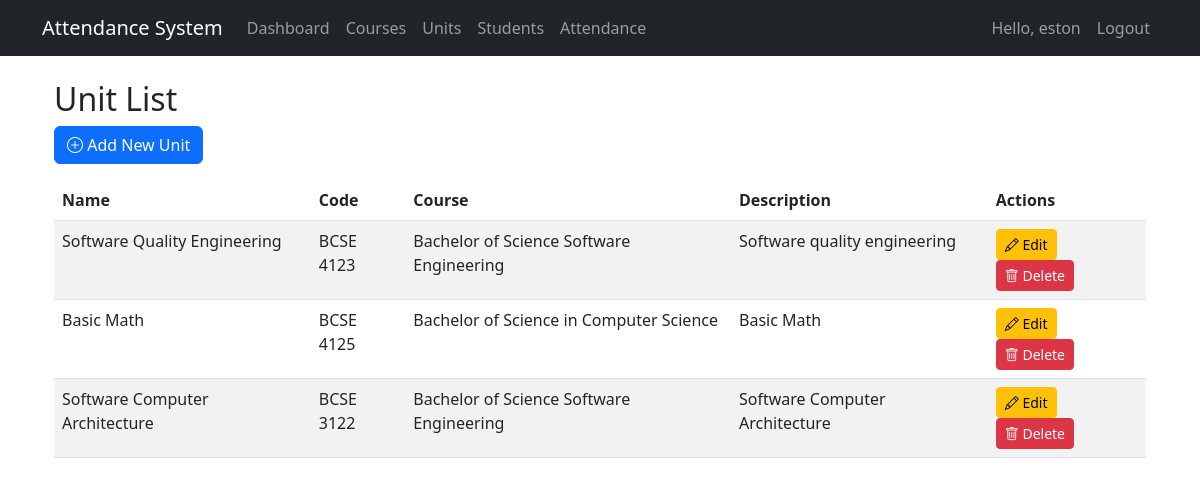
Screenshot of /attendance/admin/units/ (signed in) with the database file from the repository.
### attendance_app/models.py (models this page shows, shortened)
class Unit(models.Model):
    course = models.ForeignKey(Course, on_delete=models.CASCADE, related_name='units')
    name = models.CharField(max_length=100)
    code = models.CharField(max_length=20, unique=True)
    description = models.TextField(blank=True)

class Course(models.Model):
    name = models.CharField(max_length=100)
    code = models.CharField(max_length=20, unique=True)
    description = models.TextField(blank=True)
    created_at = models.DateTimeField(auto_now_add=True)

### attendance_app/views.py (the view)
# urls.py: path('admin/units/', views.unit_list, name='unit_list'),
@login_required
@user_passes_test(is_admin)
def unit_list(request):
    units = Unit.objects.all()
    return render(request, 'attendance_app/admin/unit_list.html', {'units': units})

### attendance_app/views.py (called while the page is built)
def is_admin(user):
    return user.is_superuser

### templates/attendance_app/admin/unit_list.html (shortened to what this page needs)
{% extends "attendance_app/base.html" %}
{% block content %}
<div class="container mt-4">
    <h2>Unit List</h2>
    <a href="{% url 'add_unit' %}" class="btn btn-primary mb-3">
        <i class="bi bi-plus-circle"></i> Add New Unit
    </a>
    <div class="table-responsive">
        <table class="table table-striped">
            <thead>
                <tr>
                    <th>Name</th>
                    <th>Code</th>
                    <th>Course</th>
                    <th>Description</th>
                    <th>Actions</th>
                </tr>
            </thead>
            <tbody>
                {% for unit in units %}
                <tr>
                    <td>{{ unit.name }}</td>
                    <td>{{ unit.code }}</td>
                    <td>{{ unit.course.name }}</td>
                    <td>{{ unit.description|truncatechars:50 }}</td>
                    <td>
                        <a href="{% url 'edit_unit' unit.id %}" class="btn btn-sm btn-warning">
                            <i class="bi bi-pencil"></i> Edit
                        </a>
                        <a href="{% url 'delete_unit' unit.id %}" class="btn btn-sm btn-danger"
                           onclick="return confirm('Are you sure you want to delete this unit?');">
                            <i class="bi bi-trash"></i> Delete
                        </a>
                    </td>
                </tr>
                {% empty %}
                <tr>
                    <td colspan="5" class="text-center">No units available</td>
                </tr>
                {% endfor %}
            </tbody>
        </table>
    </div>
</div>
{% endblock %}

### templates/attendance_app/base.html (shortened to what this page needs)
<!DOCTYPE html>
<html lang="en">
<head>
    <link href="https://cdn.jsdelivr.net/npm/bootstrap@5.3.0/dist/css/bootstrap.min.css" rel="stylesheet">
    <link rel="stylesheet" href="https://cdn.jsdelivr.net/npm/bootstrap-icons@1.10.0/font/bootstrap-icons.css">
<link rel="stylesheet" href="https://cdn.jsdelivr.net/npm/bootstrap-icons@1.10.0/font/bootstrap-icons.css">
</head>
<body>
    <nav class="navbar navbar-expand-lg navbar-dark bg-dark">
        <div class="container">
            <a class="navbar-brand" href="{% url 'home' %}">Attendance System</a>
            <div class="collapse navbar-collapse" id="navbarNav">
                <ul class="navbar-nav me-auto">
                    {% if user.is_authenticated %}
                        {% if user.is_superuser %}
                            <li class="nav-item">
                                <a class="nav-link" href="{% url 'admin_dashboard' %}">Dashboard</a>
                            </li>
                            <li class="nav-item">
                                <a class="nav-link" href="{% url 'course_list' %}">Courses</a>
                            </li>
                            <li class="nav-item">
                                <a class="nav-link" href="{% url 'unit_list' %}">Units</a>
                            </li>
                            <li class="nav-item">
                                <a class="nav-link" href="{% url 'student_list' %}">Students</a>
                            </li>
                            <li class="nav-item">
                                <a class="nav-link" href="{% url 'attendance_records' %}">Attendance</a>
                            </li>
                        {% endif %}
                    {% endif %}
                </ul>
                <ul class="navbar-nav">
                    {% if user.is_authenticated %}
                        <li class="nav-item">
                            <span class="nav-link">Hello, {{ user.username }}</span>
                        </li>
                        <li class="nav-item">
                            <a class="nav-link" href="{% url 'logout' %}">Logout</a>
                        </li>
                    {% else %}
                        <li class="nav-item">
                            <a class="nav-link" href="{% url 'login' %}">Login</a>
                        </li>
                    {% endif %}
                </ul>
            </div>
        </div>
    </nav>
    <div class="container mt-4">
        {% block content %}{% endblock %}
    </div>
</body>
</html>

### rows the page displays
Unit: name "Software Quality Engineering", code "BCSE 4123", course.name "Bachelor of Science Software Engineering", description "Software quality engineering"
Unit: name "Basic Math", code "BCSE 4125", course.name "Bachelor of Science in Computer Science", description "Basic Math"
Unit: name "Software Computer Architecture", code "BCSE 3122", course.name "Bachelor of Science Software Engineering", description "Software Computer Architecture"

### other values shown
{{ user.username }} "eston"
